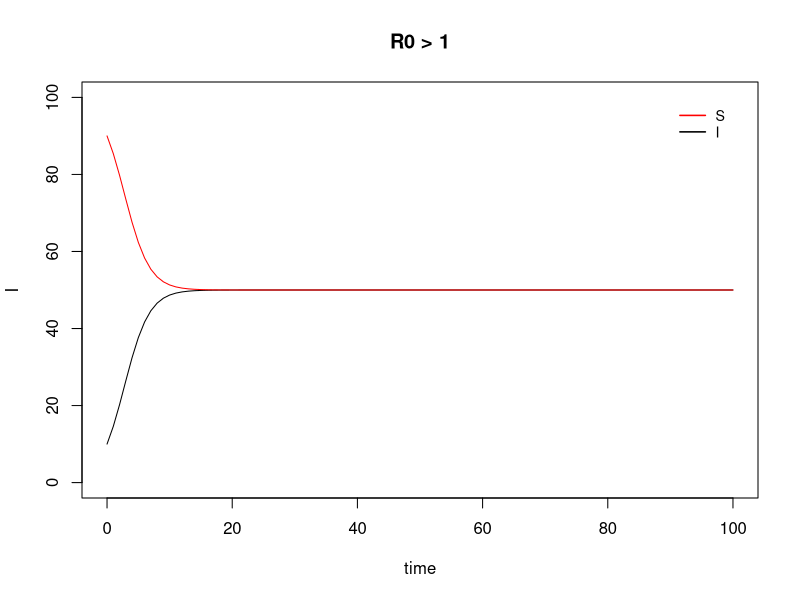
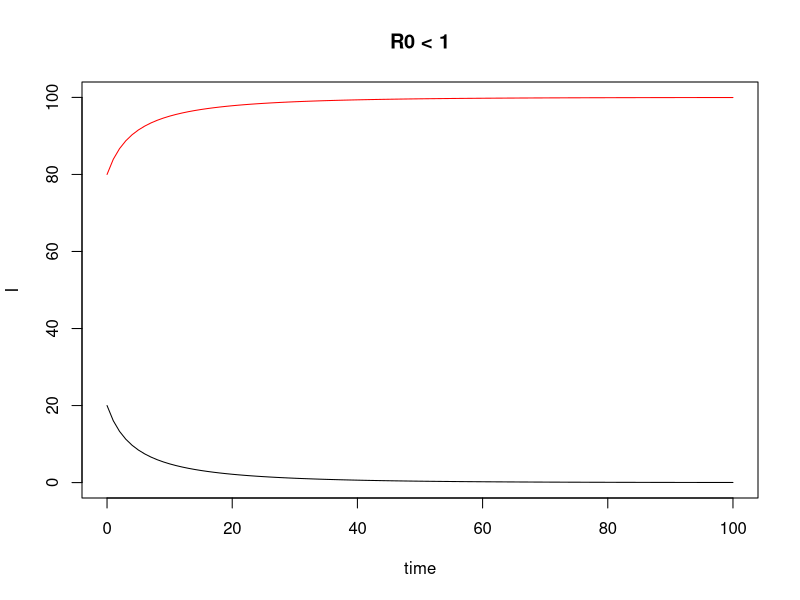

Here is the R script that generated these plots, in order:

# SIS deterministic model


# Load Packages ----------------------------------------------------------------

library(tidyverse)
library(deSolve)


# DE Function ------------------------------------------------------------------

# (S(t), I(t))

sis_det <- function(t, x, params){
  with(as.list(c(params, x)), {
    dS <- -(beta/N)*S*I + (gamma)*I
    dI <- (beta/N)*S*I - (gamma)*I
    res <- c(dS, dI)
    list(res)
  })
} # end function


# Solve R0 >1 ------------------------------------------------------------------


## Params and Conditions -------------------------------


# Parameters
N <- 100                        # population size
beta <- 1                       # contact rate
gamma <- 0.5                    # recovery rate

# Initial conditions
S0 <- 90                        # initial susceptible 
I0 <- 10                        # initial infected


# Check R0
round(beta/(gamma), digits = 2)


# Define parameters for function call
params <- c(N=100, beta=beta, gamma=gamma)

# Define Initial conditions
xstart <- c(S=S0, I=I0)


# Define Times
times <- seq(0, 100)



##  Solve --------------------------------------------

sis_out <- as.data.frame(lsoda(xstart, times, sis_det, params))



## Plot ----------------------------------------------

# I over time
with(sis_out, plot(time, I, type = "l", ylim = c(0,100), main = "R0 > 1"))     
# S over time
with(sis_out, lines(time, S, col = "red"))    


# Legend
legend("topright",
       legend = c("S", "I"),
       lty = 1,
       col =  c("red", "black"),
       #"darkgreen"),
       #colors,
       border = FALSE,
       xjust = 1,
       yjust = 1,
       lwd = 1.5,
       # x = 0.4,
       x.intersp = 0.8,
       y.intersp = 0.97,
       # pch = c(15, 15, 15),
       bty = "n",
       #pt.cex = 1.4,
       cex = 0.85, #1.12, #1.15,
       text.col = "black",
       horiz = F ,
       inset = c(0.04, 0.04)
)




# Solve R0 < 1 -----------------------------------------------------------------


## Params and Conditions -------------------------------


# Parameters
N <- 100                        # population size
beta <- 0.95                     # contact rate
gamma <- 1                      # recovery rate

# Initial conditions
S0 <- 80                        # initial susceptible 
I0 <- 20                        # initial infected


# Check R0
round(beta/(gamma), digits = 2)


# Define parameters for function call
params <- c(N=100, beta=beta, gamma=gamma)

# Define Initial conditions
xstart <- c(S=S0, I=I0)


# Define Times
times <- seq(0, 100)



##  Solve ----------------------------

sis_out <- as.data.frame(lsoda(xstart, times, sis_det, params))



## Plot ------------------------------

# I over time
with(sis_out, plot(time, I, type = "l", ylim = c(0,100), main = "R0 < 1"))     
# S over time
with(sis_out, lines(time, S, col = "red"))    
# Legend
# legend("topright",
#        horiz = F,
#        legend = c("S", "I"),
#        lty = 1,
#        col =  c("red", "black"),
#        #"darkgreen"),
#        #colors,
#        border = FALSE,
#        xjust = 1,
#        yjust = 1,
#        lwd = 1.5,
#        # x = 0.4,
#        x.intersp = 0.8,
#        y.intersp = 0.97,
#        # pch = c(15, 15, 15),
#        bty = "n",
#        #pt.cex = 1.4,
#        #cex = 0.5, #1.12, #1.15,
#        text.col = "black",
#        inset = c(0.03, 0.2)
# )


par(mfrow = c(1,2))
